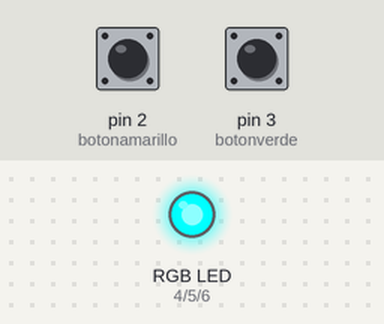
Bench run of a sketch on a simulated Arduino Uno, built with avr-gcc and run on an emulated ATmega328P. Parts: an RGB LED mixed from three pins (HIGH = lit). Dashed ring = blinking. The inputs (shaded band) are chosen by the test bench; at power-on: pin 2 (botonamarillo) HIGH, pin 3 (botonverde) LOW. What the sketch prints to the serial monitor is not drawn.

Above: at 1.2 s.
1.3 s: pin 2 (botonamarillo) pulled LOW for 0.15 s
At 1.7 s:
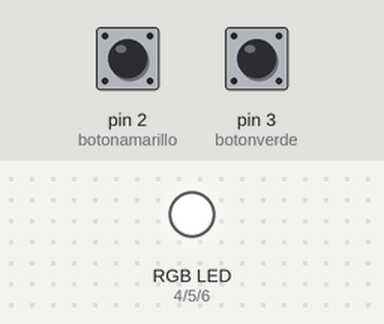
4.3 s: pin 3 (botonverde) pulled HIGH for 0.15 s
At 4.38 s:
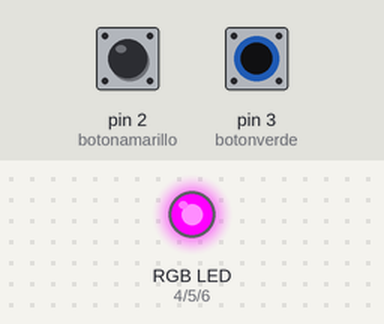
5.9 s: pin 2 (botonamarillo) pulled LOW for 3.2 s
At 7.8 s:
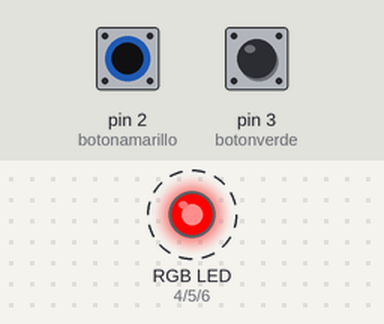
10.9 s: pin 3 (botonverde) pulled HIGH for 3.2 s
At 11.5 s:
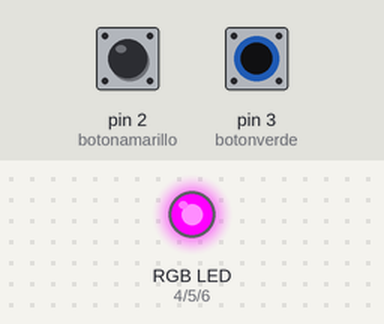
15.6 s: pin 2 (botonamarillo) driven LOW and pin 3 (botonverde) driven HIGH
At 16.4 s:
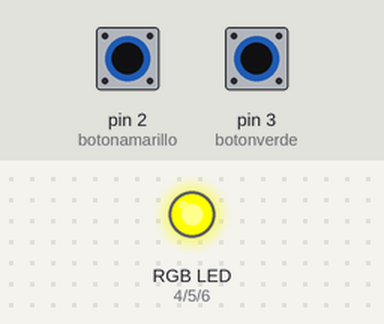
17.1 s: pin 2 (botonamarillo) driven HIGH
At 17.4 s:
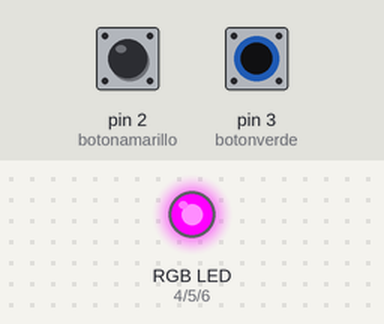
Timing chart, 0 to 19.6 s (numbered marks = the images above; inputs shaded):
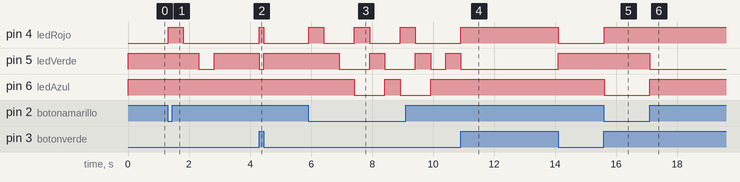

The sketch:

Prueba_rgb.ino
```cpp
#define botonamarillo  2
#define botonverde     3
#define ledRojo        4
#define ledVerde       5
#define ledAzul        6
void setup() {
  Serial.begin(9600);
  pinMode(botonamarillo,INPUT);
  pinMode(botonverde,INPUT);
  pinMode(ledRojo,OUTPUT);
  pinMode(ledVerde,OUTPUT);
  pinMode(ledAzul,OUTPUT);
}
void loop() {
      bool botonAmarillo = digitalRead(botonamarillo);
      bool botonVerde = digitalRead(botonverde);

  if (botonAmarillo == LOW && botonVerde == HIGH) { // Se presiona el botón 1//
    Serial.println("1");
    digitalWrite(ledRojo, HIGH); // Enciende el LED rojo//
    digitalWrite(ledVerde, HIGH); // Apaga el LED verde//
    digitalWrite(ledAzul, LOW); // Enciende el LED azul//
  } else if (botonAmarillo == HIGH && botonVerde == LOW) { // Se presiona el botón 2//
    Serial.println("2");
    digitalWrite(ledRojo, LOW); // Apaga el LED rojo//
    digitalWrite(ledVerde, HIGH); // Enciende el LED verde//
    digitalWrite(ledAzul, HIGH); // Enciende el LED azul//
  } else if (botonAmarillo == HIGH && botonVerde == HIGH) { // Se presionan ambos botones//
    Serial.println("3");
    digitalWrite(ledRojo, HIGH); // Enciende el LED rojo//
    digitalWrite(ledVerde, LOW); // Apaga el LED verde//
    digitalWrite(ledAzul, HIGH); // Apaga el LED azul//
  } else { // No se presiona ningún botón//
    Serial.println("No se presiona");
    digitalWrite(ledRojo, HIGH); // Enciende el LED rojo//
    delay(500);
    digitalWrite(ledRojo, LOW); // Apaga el LED rojo//
    digitalWrite(ledVerde, HIGH); // Enciende el LED verde//
    delay(500);
    digitalWrite(ledVerde, LOW); // Apaga el LED verde//
    digitalWrite(ledAzul, HIGH); // Enciende el LED azul//
    delay(500);
    digitalWrite(ledAzul, LOW); // Apaga el LED azul//
  }
}
```

Measured:
- after the input at 1.3 s, pin 4 (ledRojo): LOW → HIGH at once, → LOW 0.50 s later; pin 5 (ledVerde): HIGH → LOW after 1.0 s, → HIGH 0.50 s later
- after the input at 4.3 s, pin 4 (ledRojo): LOW → HIGH at once, → LOW 0.15 s later; pin 5 (ledVerde): HIGH → LOW at once, → HIGH 0.15 s later
- after the input at 5.9 s, pin 4 (ledRojo): alternates HIGH for 0.50 s and LOW for 1.0 s, starting at once; pin 5 (ledVerde): goes LOW 1.0 s, HIGH 0.50 s, LOW 1.0 s, HIGH 0.50 s, LOW 0.50 s, then HIGH, starting after 1.0 s; pin 6 (ledAzul): alternates HIGH for 0.50 s and LOW for 1.0 s, starting after 1.5 s
- after the input at 10.9 s, pin 4 (ledRojo): LOW → HIGH at once, → LOW 3.2 s later; pin 5 (ledVerde): HIGH → LOW at once, → HIGH 3.2 s later
- after the input at 15.6 s, pin 4 (ledRojo): LOW → HIGH at once; pin 6 (ledAzul): HIGH → LOW at once
- after the input at 17.1 s, pin 5 (ledVerde): HIGH → LOW at once; pin 6 (ledAzul): LOW → HIGH at once
